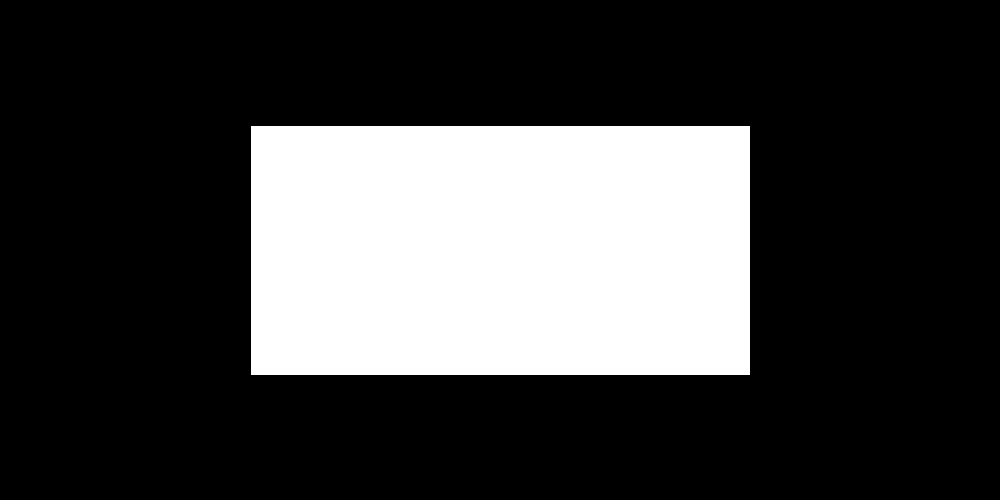
Frame 1 (no input)
Frame 60 (the mouse pressed at the canvas centre just before this capture): identical to frame 1, image omitted
Frame 120 (the mouse held since frame 60 and released just before this capture): identical to frame 1, image omitted

The Processing sketch that drew this single still picture (run headless with seeded random() and noise(); from frame 60 on, the mouse is pressed at the canvas centre):

// Processing sketch: RayLayoutTest
// ── RayLayoutTest.pde


void setup() {
  size(1000, 500);
  background(0);

  int rayCanvasWidth = 500;
  int rayCanvasHeight = 250;

  rect(width/2 - rayCanvasWidth / 2, height / 2 - rayCanvasHeight / 2, rayCanvasWidth, rayCanvasHeight);
}


void draw() {
  println(mouseX, mouseY);

}
